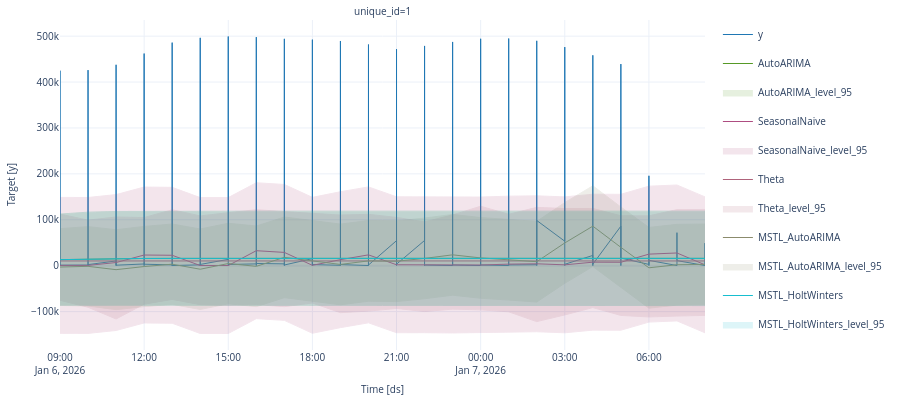

Source (notebook cell):
### Code cell
# Forecast
forecast_stats = sf.forecast(df=train, h=test_length, level=[95])

# Plot
p = plot_series(test, forecast_stats, engine="plotly", level=[95])
p.update_layout(height=400)
p

### Figure 1 — Plotly figure (JSON) as saved in the notebook; plotly's stock layout.template omitted (floating-point values rounded to 4 significant figures; data arrays with more than 128 entries replaced by an {"elided": "..."} marker saying what was removed)
{"data": [{"legendgroup": "y", "line": {"color": "#1f77b4", "width": 1}, "mode": "lines", "name": "y", "showlegend": true, "type": "scatter", "x": {"elided": "2240 str values"}, "xaxis": "x", "y": {"elided": "2240 int values"}, "yaxis": "y"}, {"legendgroup": "AutoARIMA", "line": {"color": "#569926", "width": 1}, "mode": "lines", "name": "AutoARIMA", "showlegend": true, "type": "scatter", "x": {"elided": "2240 str values"}, "xaxis": "x", "y": {"elided": "2240 float values"}, "yaxis": "y"}, {"fill": "toself", "fillcolor": "#569926", "legendgroup": "AutoARIMA_level_95", "line": {"color": "#569926", "width": 1}, "mode": "lines", "name": "AutoARIMA_level_95", "opacity": 0.14, "showlegend": true, "type": "scatter", "x": {"elided": "4480 str values"}, "xaxis": "x", "y": {"elided": "4480 float values"}, "yaxis": "y"}, {"legendgroup": "SeasonalNaive", "line": {"color": "#ae4d81", "width": 1}, "mode": "lines", "name": "SeasonalNaive", "showlegend": true, "type": "scatter", "x": {"elided": "2240 str values"}, "xaxis": "x", "y": {"elided": "2240 int values"}, "yaxis": "y"}, {"fill": "toself", "fillcolor": "#ae4d81", "legendgroup": "SeasonalNaive_level_95", "line": {"color": "#ae4d81", "width": 1}, "mode": "lines", "name": "SeasonalNaive_level_95", "opacity": 0.14, "showlegend": true, "type": "scatter", "x": {"elided": "4480 str values"}, "xaxis": "x", "y": {"elided": "4480 float values"}, "yaxis": "y"}, {"legendgroup": "Theta", "line": {"color": "#af637b", "width": 1}, "mode": "lines", "name": "Theta", "showlegend": true, "type": "scatter", "x": {"elided": "2240 str values"}, "xaxis": "x", "y": {"elided": "2240 float values"}, "yaxis": "y"}, {"fill": "toself", "fillcolor": "#af637b", "legendgroup": "Theta_level_95", "line": {"color": "#af637b", "width": 1}, "mode": "lines", "name": "Theta_level_95", "opacity": 0.14, "showlegend": true, "type": "scatter", "x": {"elided": "4480 str values"}, "xaxis": "x", "y": {"elided": "4480 float values"}, "yaxis": "y"}, {"legendgroup": "MSTL_AutoARIMA", "line": {"color": "#8b8b6c", "width": 1}, "mode": "lines", "name": "MSTL_AutoARIMA", "showlegend": true, "type": "scatter", "x": {"elided": "2240 str values"}, "xaxis": "x", "y": {"elided": "2240 float values"}, "yaxis": "y"}, {"fill": "toself", "fillcolor": "#8b8b6c", "legendgroup": "MSTL_AutoARIMA_level_95", "line": {"color": "#8b8b6c", "width": 1}, "mode": "lines", "name": "MSTL_AutoARIMA_level_95", "opacity": 0.14, "showlegend": true, "type": "scatter", "x": {"elided": "4480 str values"}, "xaxis": "x", "y": {"elided": "4480 float values"}, "yaxis": "y"}, {"legendgroup": "MSTL_HoltWinters", "line": {"color": "#17becf", "width": 1}, "mode": "lines", "name": "MSTL_HoltWinters", "showlegend": true, "type": "scatter", "x": {"elided": "2240 str values"}, "xaxis": "x", "y": {"elided": "2240 float values"}, "yaxis": "y"}, {"fill": "toself", "fillcolor": "#17becf", "legendgroup": "MSTL_HoltWinters_level_95", "line": {"color": "#17becf", "width": 1}, "mode": "lines", "name": "MSTL_HoltWinters_level_95", "opacity": 0.14, "showlegend": true, "type": "scatter", "x": {"elided": "4480 str values"}, "xaxis": "x", "y": {"elided": "4480 float values"}, "yaxis": "y"}], "layout": {"annotations": [{"font": {"size": 10}, "showarrow": false, "text": "unique_id=1", "x": 0.5, "xanchor": "center", "xref": "paper", "y": 1, "yanchor": "bottom", "yref": "paper"}, {"font": {"size": 10}, "showarrow": false, "text": "Time [ds]", "x": 0.5, "xanchor": "center", "xref": "paper", "y": 0, "yanchor": "top", "yref": "paper", "yshift": -30}, {"font": {"size": 10}, "showarrow": false, "text": "Target [y]", "textangle": -90, "x": 0, "xanchor": "right", "xref": "paper", "xshift": -40, "y": 0.5, "yanchor": "middle", "yref": "paper"}], "autosize": true, "font": {"size": 10}, "height": 400, "margin": {"b": 50, "l": 60, "r": 10, "t": 20}, "xaxis": {"anchor": "y", "domain": [0, 1], "showticklabels": true, "visible": true}, "yaxis": {"anchor": "x", "domain": [0, 1]}}}
